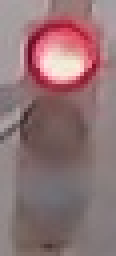
#> input picture Computer_Vision_Machine_Learning/Traffic_Light_Classifier/traffic_light_images/training/red/0166f90e-c685-4f0b-98ed-0c3fd338ff01.jpg, 29 x 64 px (shown 4 times larger)
$ jupyter execute --allow-errors Traffic_Light_Classifier.ipynb   (shell and % lines are left out)
#> lines starting #> are read from the running program, lines starting #| are printed output that depends on the picture; after the words box and inside, x2 and y2 are one past the last pixel; in counts of white or black regions, pixels touching at a corner belong together
### Computer_Vision_Machine_Learning/Traffic_Light_Classifier/helpers.py
# Helper functions

import os
import glob # library for loading images from a directory
import matplotlib.image as mpimg


# This function loads in images and their labels and places them in a list
# The list contains all images and their associated labels
# For example, after data is loaded, im_list[0][:] will be the first image-label pair in the list
def load_dataset(image_dir):

    # Populate this empty image list
#> called with image_dir = 'traffic_light_images/training/'
    im_list = []
    image_types = ["red", "yellow", "green"]

    # Iterate through each color folder
    for im_type in image_types:

        # Iterate through each image file in each image_type folder
        # glob reads in any image with the extension "image_dir/im_type/*"
        for file in glob.glob(os.path.join(image_dir, im_type, "*")):

            # Read in the image
            im = mpimg.imread(file)
#> im is the input picture: shape (64, 29, 3); mean R, G, B 144.6, 115.1, 117.4

            # Check if the image exists/if it's been correctly read-in
            if not im is None:
                # Append the image, and it's type (red, green, yellow) to the image list
                im_list.append((im, im_type))

    return im_list

### Computer_Vision_Machine_Learning/Traffic_Light_Classifier/test_functions.py
# All test code
import unittest
from IPython.display import Markdown, display


# Helper functions for printing markdown text (text in color/bold/etc)
def printmd(string):
    display(Markdown(string))

# Print a test failed message, given an error
def print_fail():
    printmd('**<span style="color: red;">TEST FAILED</span>**')

# Print a test passed message
def print_pass():
    printmd('**<span style="color: green;">TEST PASSED</span>**')


# A class holding all tests
class Tests(unittest.TestCase):


    # Tests the `one_hot_encode` function, which is passed in as an argument
    def test_one_hot(self, one_hot_function):

        # Test that the generated one-hot labels match the expected one-hot label
        # For all three cases (red, yellow, green)
        try:
            self.assertEqual([1,0,0], one_hot_function('red'))
            self.assertEqual([0,1,0], one_hot_function('yellow'))
            self.assertEqual([0,0,1], one_hot_function('green'))

        # If the function does *not* pass all 3 tests above, it enters this exception
        except self.failureException as e:
            # Print out an error message
            print_fail()
            print("Your function did not return the expected one-hot label.")
            print('\n'+str(e))
            return

        # Print out a "test passed" message
        print_pass()


    # Tests if any misclassified images are red but mistakenly classified as green
    # [19 lines left out: function test_red_as_green, not called in this run]

### Computer_Vision_Machine_Learning/Traffic_Light_Classifier/Traffic_Light_Classifier.ipynb
# Traffic Light Classifier
---

In this project, you’ll use your knowledge of computer vision techniques to build a classifier for images of traffic lights! You'll be given a dataset of traffic light images in which one of three lights is illuminated: red, yellow, or green.

In this notebook, you'll pre-process these images, extract features that will help us distinguish the different types of images, and use those features to classify the traffic light images into three classes: red, yellow, or green. The tasks will be broken down into a few sections:

1. **Loading and visualizing the data**.
      The first step in any classification task is to be familiar with your data; you'll need to load in the images of traffic lights and visualize them!

2. **Pre-processing**.
    The input images and output labels need to be standardized. This way, you can analyze all the input images using the same classification pipeline, and you know what output to expect when you eventually classify a *new* image.

3. **Feature extraction**.
    Next, you'll extract some features from each image that will help distinguish and eventually classify these images.

4. **Classification and visualizing error**.
    Finally, you'll write one function that uses your features to classify *any* traffic light image. This function will take in an image and output a label. You'll also be given code to determine the accuracy of your classification model.

5. **Evaluate your model**.
    To pass this project, your classifier must be >90% accurate and never classify any red lights as green; it's likely that you'll need to improve the accuracy of your classifier by changing existing features or adding new features. I'd also encourage you to try to get as close to 100% accuracy as possible!

Here are some sample images from the dataset (from left to right: red, green, and yellow traffic lights):

---
### *Here's what you need to know to complete the project:*

Some template code has already been provided for you, but you'll need to implement additional code steps to successfully complete this project. Any code that is required to pass this project is marked with **'(IMPLEMENTATION)'** in the header. There are also a couple of questions about your thoughts as you work through this project, which are marked with **'(QUESTION)'** in the header. Make sure to answer all questions and to check your work against the [project rubric](https://review.udacity.com/#!/rubrics/1213/view) to make sure you complete the necessary classification steps!

Your project submission will be evaluated based on the code implementations you provide, and on two main classification criteria.
Your complete traffic light classifier should have:
1. **Greater than 90% accuracy**
2. ***Never* classify red lights as green**

# 1. Loading and Visualizing the Traffic Light Dataset

This traffic light dataset consists of 1484 number of color images in 3 categories - red, yellow, and green. As with most human-sourced data, the data is not evenly distributed among the types. There are:
* 904 red traffic light images
* 536 green traffic light images
* 44 yellow traffic light images

*Note: All images come from this [MIT self-driving car course](https://selfdrivingcars.mit.edu/) and are licensed under a [Creative Commons Attribution-ShareAlike 4.0 International License](https://creativecommons.org/licenses/by-sa/4.0/).*

### Import resources

Before you get started on the project code, import the libraries and resources that you'll need.

[cell 1]
import cv2 # computer vision library
import helpers # helper functions

import random
import numpy as np
import matplotlib.pyplot as plt
import matplotlib.image as mpimg # for loading in images

## Training and Testing Data

All 1484 of the traffic light images are separated into training and testing datasets.

* 80% of these images are training images, for you to use as you create a classifier.
* 20% are test images, which will be used to test the accuracy of your classifier.
* All images are pictures of 3-light traffic lights with one light illuminated.

## Define the image directories

First, we set some variables to keep track of some where our images are stored:

    IMAGE_DIR_TRAINING: the directory where our training image data is stored
    IMAGE_DIR_TEST: the directory where our test image data is stored

[cell 2]
# Image data directories
IMAGE_DIR_TRAINING = "traffic_light_images/training/"
IMAGE_DIR_TEST = "traffic_light_images/test/"

## Load the datasets

These first few lines of code will load the training traffic light images and store all of them in a variable, `IMAGE_LIST`. This list contains the images and their associated label ("red", "yellow", "green").

You are encouraged to take a look at the `load_dataset` function in the helpers.py file. This will give you a good idea about how lots of image files can be read in from a directory using the [glob library](https://pymotw.com/2/glob/). The `load_dataset` function takes in the name of an image directory and returns a list of images and their associated labels.

For example, the first image-label pair in `IMAGE_LIST` can be accessed by index:
``` IMAGE_LIST[0][:]```.

[cell 3]
# Using the load_dataset function in helpers.py
# Load training data
IMAGE_LIST = helpers.load_dataset(IMAGE_DIR_TRAINING)

## Visualize the Data

The first steps in analyzing any dataset are to 1. load the data and 2. look at the data. Seeing what it looks like will give you an idea of what to look for in the images, what kind of noise or inconsistencies you have to deal with, and so on. This will help you understand the image dataset, and **understanding a dataset is part of making predictions about the data**.

---
### Visualize the input images

Visualize and explore the image data! Write code to display an image in `IMAGE_LIST`:
* Display the image
* Print out the shape of the image
* Print out its corresponding label

See if you can display at least one of each type of traffic light image – red, green, and yellow — and look at their similarities and differences.

[cell 4]
image = IMAGE_LIST[0][0]
plt.figure()
plt.imshow(image)
lower_white = np.array([220, 220, 220], dtype=np.uint8)
upper_white = np.array([255, 255, 255], dtype=np.uint8)
mask = cv2.inRange(image, lower_white, upper_white)  # could also use threshold
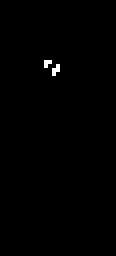
#> mask: shape (64, 29) (shown 4 times larger); 0.38% white in thin lines or dots, all inside (x1, y1, x2, y2) = (11, 15, 15, 19)
mask = cv2.morphologyEx(mask, cv2.MORPH_OPEN, cv2.getStructuringElement(cv2.MORPH_ELLIPSE, (3, 3)))  # "erase" the small white points in the resulting mask
#> mask: shape (64, 29); every value is 0
mask = cv2.bitwise_not(mask)
#> mask: shape (64, 29); every value is 255

plt.figure()
plt.imshow(mask,cmap='gray')

bk = np.full(image.shape, 255, dtype=np.uint8)  # white bk

# get masked foreground
fg_masked = cv2.bitwise_and(image, image, mask=mask)
mask = cv2.bitwise_not(mask)
bk_masked = cv2.bitwise_and(bk, bk, mask=mask)
#> bk_masked: shape (64, 29, 3); every value is 0
#> bk: shape (64, 29, 3); every value is 255
plt.figure()
plt.imshow(bk_masked)
gray = cv2.cvtColor(bk_masked, cv2.COLOR_BGR2GRAY)
gray = cv2.GaussianBlur(gray,(5,5),cv2.BORDER_DEFAULT)
(minVal, maxVal, minLoc, maxLoc) = cv2.minMaxLoc(gray)
plt.figure()
plt.imshow(gray)

print(minLoc)
print(maxLoc)

#> (a cell that did not finish here is left out)

[cell 6]
selected_image = IMAGE_LIST[0][0]

lower_hue = np.array([0,0,0])
upper_hue = np.array([179,255,255])

# Define the masked area
mask = cv2.inRange(selected_image, lower_hue, upper_hue)
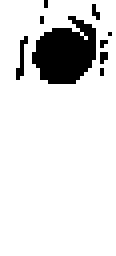
#> mask: shape (64, 29) (shown 4 times larger); 88% white; 9 black regions (8 under 20 px), largest, box (x1, y1, x2, y2) and area: (8, 4, 24, 21) 189

# Mask the image to let the car show through
masked_image = np.copy(selected_image)

masked_image[mask != 0] = [0, 0, 0]
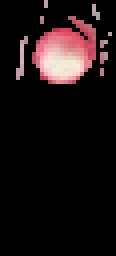
#> masked_image: shape (64, 29, 3) (shown 4 times larger); mean R, G, B 26.4, 17.4, 18.2
plt.figure()
plt.imshow(masked_image)

[cell 7]
r = masked_image[:,:,0]
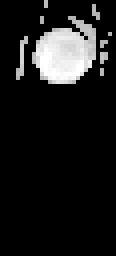
#> r: shape (64, 29) (shown 4 times larger); min 0, max 255, mean 26.4
g = masked_image[:,:,1]
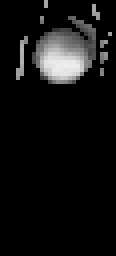
#> g: shape (64, 29) (shown 4 times larger); min 0, max 238, mean 17.4
b = masked_image[:,:,2]

# Visualize the individual color channels
f, (ax1, ax2, ax3) = plt.subplots(1, 3, figsize=(20,10))
ax1.set_title('R channel')
ax1.imshow(r, cmap='gray')
ax2.set_title('G channel')
ax2.imshow(g, cmap='gray')
ax3.set_title('B channel')
ax3.imshow(b, cmap='gray')

#> (a cell that did not finish here is left out)

# 2. Pre-process the Data

After loading in each image, you have to standardize the input and output!

### Input

This means that every input image should be in the same format, of the same size, and so on. We'll be creating features by performing the same analysis on every picture, and for a classification task like this, it's important that **similar images create similar features**!

### Output

We also need the output to be a label that is easy to read and easy to compare with other labels. It is good practice to convert categorical data like "red" and "green" to numerical data.

A very common classification output is a 1D list that is the length of the number of classes - three in the case of red, yellow, and green lights - with the values 0 or 1 indicating which class a certain image is. For example, since we have three classes (red, yellow, and green), we can make a list with the order: [red value, yellow value, green value]. In general, order does not matter, we choose the order [red value, yellow value, green value] in this case to reflect the position of each light in descending vertical order.

A red light should have the  label: [1, 0, 0]. Yellow should be: [0, 1, 0]. Green should be: [0, 0, 1]. These labels are called **one-hot encoded labels**.

*(Note: one-hot encoding will be especially important when you work with [machine learning algorithms](https://machinelearningmastery.com/how-to-one-hot-encode-sequence-data-in-python/)).*

---
<a id='task2'></a>
### (IMPLEMENTATION): Standardize the input images

* Resize each image to the desired input size: 32x32px.
* (Optional) You may choose to crop, shift, or rotate the images in this step as well.

It's very common to have square input sizes that can be rotated (and remain the same size), and analyzed in smaller, square patches. It's also important to make all your images the same size so that they can be sent through the same pipeline of classification steps!

[cell 9]
# This function should take in an RGB image and return a new, standardized version
def standardize_input(image):

    ## TODO: Resize image and pre-process so that all "standard" images are the same size
    standard_im = np.copy(image)
    blur = cv2.bilateralFilter(standard_im,9,100,100)
    # Define the masked area
    image_x = 32
    image_y = 32
    standard_im = cv2.resize(blur, (image_x,image_y), interpolation = cv2.INTER_AREA)

    return standard_im

## Standardize the output

With each loaded image, we also specify the expected output. For this, we use **one-hot encoding**.

* One-hot encode the labels. To do this, create an array of zeros representing each class of traffic light (red, yellow, green), and set the index of the expected class number to 1.

Since we have three classes (red, yellow, and green), we have imposed an order of: [red value, yellow value, green value]. To one-hot encode, say, a yellow light, we would first initialize an array to [0, 0, 0] and change the middle value (the yellow value) to 1: [0, 1, 0].

---
<a id='task3'></a>
### (IMPLEMENTATION): Implement one-hot encoding

[cell 10]
## TODO: One hot encode an image label
## Given a label - "red", "green", or "yellow" - return a one-hot encoded label

# Examples:
# one_hot_encode("red") should return: [1, 0, 0]
# one_hot_encode("yellow") should return: [0, 1, 0]
# one_hot_encode("green") should return: [0, 0, 1]

def one_hot_encode(label):

    ## TODO: Create a one-hot encoded label that works for all classes of traffic lights
    if label == 'red':
        one_hot_encoded = [1, 0, 0]
    elif label == 'yellow':
        one_hot_encoded = [0, 1, 0]
    elif label == 'green':
        one_hot_encoded = [0, 0, 1]
    else:
        one_hot_encoded = [1, 0, 0]

    return one_hot_encoded

### Testing as you Code

After programming a function like this, it's a good idea to test it, and see if it produces the expected output. **In general, it's good practice to test code in small, functional pieces, after you write it**. This way, you can make sure that your code is correct as you continue to build a classifier, and you can identify any errors early on so that they don't compound.

All test code can be found in the file `test_functions.py`. You are encouraged to look through that code and add your own testing code if you find it useful!

One test function you'll find is: `test_one_hot(self, one_hot_function)` which takes in one argument, a one_hot_encode function, and tests its functionality. If your one_hot_label code does not work as expected, this test will print ot an error message that will tell you a bit about why your code failed. Once your code works, this should print out TEST PASSED.

[cell 11]
# Importing the tests
import test_functions
tests = test_functions.Tests()

# Test for one_hot_encode function
tests.test_one_hot(one_hot_encode)

## Construct a `STANDARDIZED_LIST` of input images and output labels.

This function takes in a list of image-label pairs and outputs a **standardized** list of resized images and one-hot encoded labels.

This uses the functions you defined above to standardize the input and output, so those functions must be complete for this standardization to work!

[cell 12]
def standardize(image_list):

    # Empty image data array
    standard_list = []

    # Iterate through all the image-label pairs
    for item in image_list:
        image = item[0]
        label = item[1]

        # Standardize the image
        standardized_im = standardize_input(image)

        # One-hot encode the label
        one_hot_label = one_hot_encode(label)

        # Append the image, and it's one hot encoded label to the full, processed list of image data
        standard_list.append((standardized_im, one_hot_label))
#> this loop made 4 passes
#> pass 1, in standardize_input, `blur = cv2.bilateralFilter(standard_im,9,100,100)`:
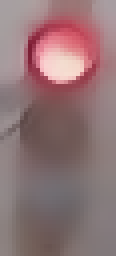
#> blur: shape (64, 29, 3) (shown 4 times larger); mean R, G, B 144.6, 115.5, 117.7
#> pass 1, in standardize_input, `standard_im = cv2.resize(blur, (image_x,image_y), interpolation = cv2...`:
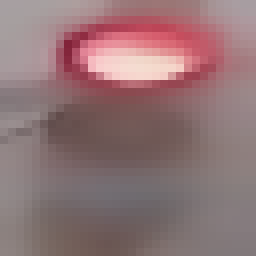
#> standard_im: shape (32, 32, 3) (shown 8 times larger); mean R, G, B 144.6, 115.5, 117.7
#> pass 2, in standardize_input (call 2), `blur = cv2.bilateralFilter(standard_im,9,100,100)`:
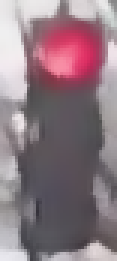
#> blur: shape (87, 39, 3) (shown 3 times larger); mean R, G, B 141.7, 121.3, 129.6

    return standard_list

# Standardize all training images
STANDARDIZED_LIST = standardize(IMAGE_LIST)

## Visualize the standardized data

Display a standardized image from STANDARDIZED_LIST and compare it with a non-standardized image from IMAGE_LIST. Note that their sizes and appearance are different!

[cell 13]
## TODO: Display a standardized image and its label

selected_image = IMAGE_LIST[0][0]
image_ = standardize_input(selected_image)
plt.figure()
plt.imshow(image_)

# 3. Feature Extraction

You'll be using what you now about color spaces, shape analysis, and feature construction to create features that help distinguish and classify the three types of traffic light images.

You'll be tasked with creating **one feature** at a minimum (with the option to create more). The required feature is **a brightness feature using HSV color space**:

1. A brightness feature.
    - Using HSV color space, create a feature that helps you identify the 3 different classes of traffic light.
    - You'll be asked some questions about what methods you tried to locate this traffic light, so, as you progress through this notebook, always be thinking about your approach: what works and what doesn't?

2. (Optional): Create more features!

Any more features that you create are up to you and should improve the accuracy of your traffic light classification algorithm! One thing to note is that, to pass this project you must **never classify a red light as a green light** because this creates a serious safety risk for a self-driving car. To avoid this misclassification, you might consider adding another feature that specifically distinguishes between red and green lights.

These features will be combined near the end of his notebook to form a complete classification algorithm.

## Creating a brightness feature

There are a number of ways to create a brightness feature that will help you characterize images of traffic lights, and it will be up to you to decide on the best procedure to complete this step. You should visualize and test your code as you go.

Pictured below is a sample pipeline for creating a brightness feature (from left to right: standardized image, HSV color-masked image, cropped image, brightness feature):

## RGB to HSV conversion

Below, a test image is converted from RGB to HSV colorspace and each component is displayed in an image.

[cell 14]
# Convert and image to HSV colorspace
# Visualize the individual color channels

image_num = 0
test_im = STANDARDIZED_LIST[0][0]
test_label = STANDARDIZED_LIST[0][1]
lower_green = np.array([0,180,0])
upper_green = np.array([100,255,100])

# Define the masked area
mask = cv2.inRange(image, lower_green, upper_green)

# Mask the image to let the car show through
masked_image = np.copy(image)

masked_image[mask != 0] = [0, 0, 0]

# Convert to HSV
hsv = cv2.cvtColor(test_im, cv2.COLOR_RGB2HSV)
#> hsv: shape (32, 32, 3); mean H, S, V 103.8, 49.8, 144.6

# Print image label
print('Label [red, yellow, green]: ' + str(test_label))

# HSV channels
h = hsv[:,:,0]
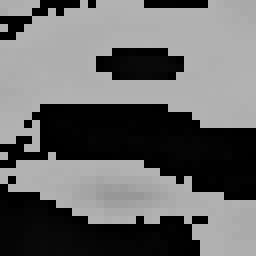
#> h: shape (32, 32) (shown 8 times larger); min 0, max 179, mean 103.8
s = hsv[:,:,1]
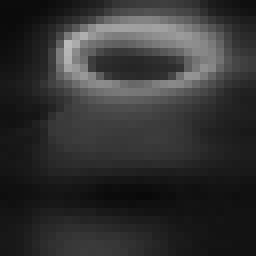
#> s: shape (32, 32) (shown 8 times larger); min 9, max 186, mean 49.8
v = hsv[:,:,2]

# Plot the original image and the three channels
f, (ax1, ax2, ax3, ax4) = plt.subplots(1, 4, figsize=(20,10))
ax1.set_title('Standardized image')
ax1.imshow(test_im)
ax2.set_title('H channel')
ax2.imshow(h, cmap='gray')
ax3.set_title('S channel')
ax3.imshow(s, cmap='gray')
ax4.set_title('V channel')
ax4.imshow(v, cmap='gray')
#> (the rest of the program and of its run is left out)
